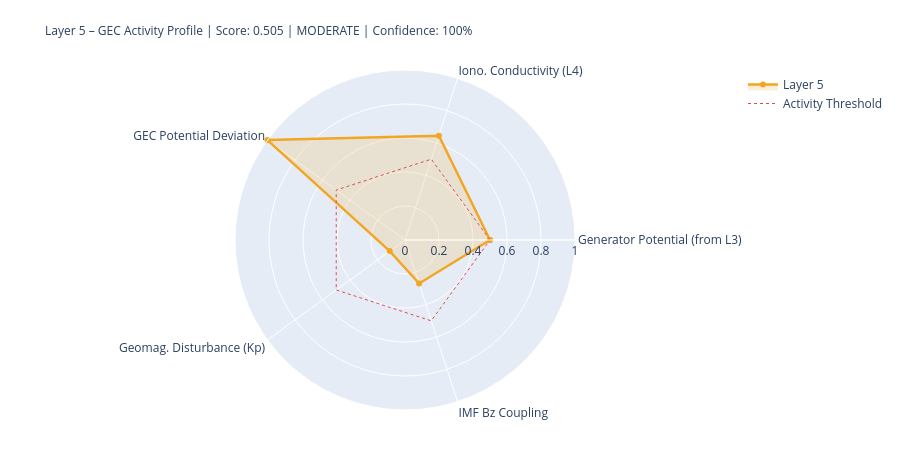

Source (notebook cell):
### Markdown cell above
---
## 5. State Assessment & Handoff to Layer 6

### Code cell
# ============================================================
# LAYER-5-SCORE
# ============================================================

# Components
# 1) Generator activity (Layer-3-driven)
gen_score = norm(generator_strength, 0.3, 2.0)
gen_src   = 'from_layer3' if l3_thunder_score is not None else 'estimated'

# 2) Ionospheric conductivity (Layer-4-driven)
iono_score = norm(iono_cond_factor, 0.7, 1.4)
iono_src   = 'from_layer4' if l4_ioniz is not None else 'estimated'

# 3) GEC potential deviation from reference
pot_score = norm(abs(delta_V_pct), 0, 30)  # 0 = at reference, 1 = 30% deviation
pot_src   = 'derived'

# 4) Geomagnetic disturbance (Kp) – modulates vertical currents
kp_score = norm(kp_val, 0, 9)
kp_src   = 'primary' if kp_now is not None else 'from_layer4'

# 5) IMF Bz coupling (southward = stronger M-I coupling → GEC influence)
bz_score = norm(-(bz_now or 0), -5, 30) if bz_now is not None else None
bz_src   = 'primary' if bz_now is not None else 'missing'

COMPONENTS = {
    'Generator Potential (from L3)':  {'score': gen_score,   'source': 'derived_from_layer3', 'dynamic': True},
    'Iono. Conductivity (L4)':      {'score': iono_score,  'source': iono_src, 'dynamic': True},
    'GEC Potential Deviation':      {'score': pot_score,   'source': pot_src,  'dynamic': True},
    'Geomag. Disturbance (Kp)':         {'score': kp_score,    'source': kp_src,   'dynamic': True},
    'IMF Bz Coupling':               {'score': bz_score,    'source': bz_src,   'dynamic': True},
}

available   = {k: v['score'] for k, v in COMPONENTS.items() if v['score'] is not None}
unavailable = [k for k, v in COMPONENTS.items() if v['score'] is None]
layer5_score = round(sum(available.values()) / len(available), 4) if available else None
confidence   = round(len(available) / len(COMPONENTS), 2)
level = ('unknown' if layer5_score is None
         else 'quiet'   if layer5_score < 0.3
         else 'moderate' if layer5_score < 0.6
         else 'active')
dominant_l5 = max(available, key=available.get) if available else 'none'

# Kp consistency: separate 1-min raw value from score value
kp_1m_raw   = kp_now          # directly from API (can be 0.0 during live measurement)
kp_for_score = kp_val          # from Layer-0 context or estimated value if needed
kp_score_src = kp_src

W = 68
print('=' * W)
print('LAYER 5 – GLOBAL ELECTRIC CIRCUIT – STATE ASSESSMENT')
print('=' * W)
for name, comp in COMPONENTS.items():
    s = comp['score']
    if s is not None:
        bar = '█' * int(s*20) + '░' * (20-int(s*20))
        print(f'  {name:<34} {bar}  {s:.3f}  [{comp["source"]}]')
    else:
        print(f'  {name:<34} {"─"*20}  n/a   [missing]')
print('-' * W)
print(f'  Score:         {layer5_score:.3f}  ({len(available)}/{len(COMPONENTS)} components)')
print(f'  Confidence:    {confidence:.0%}')
print(f'  Level:         {level.upper()}')
print(f'  Dominant:      {dominant_l5}')
print(f'  V_iono:        {V_iono_mod:.1f} kV  (Δ {delta_V_pct:+.1f}% vs. Ref)')
print(f'  I_total:       {I_total_mod:.1f} A   (Δ {delta_I_pct:+.1f}% vs. Ref)')
print('=' * W)

# Radar
cats   = list(available.keys())
vals_r = list(available.values())
if len(cats) >= 3:
    fig = go.Figure()
    fig.add_trace(go.Scatterpolar(
        r=vals_r + [vals_r[0]], theta=cats + [cats[0]],
        fill='toself', fillcolor='rgba(242,166,35,0.18)',
        line=dict(color='#F2A623', width=2.5), name='Layer 5'
    ))
    fig.add_trace(go.Scatterpolar(
        r=[0.5]*(len(cats)+1), theta=cats+[cats[0]],
        line=dict(color='#E24B4A', dash='dot', width=1),
        mode='lines', name='Activity Threshold'
    ))
    fig.update_layout(
        title=dict(
            text=f'Layer 5 – GEC Activity Profile | Score: {layer5_score:.3f} | {level.upper()} | Confidence: {confidence:.0%}',
            font=dict(size=12)
        ),
        polar=dict(radialaxis=dict(visible=True, range=[0,1])),
        height=450, showlegend=True,
        margin=dict(l=80, r=80, t=70, b=40)
    )
    fig.show()

### Figure 1 — Plotly figure (JSON) as saved in the notebook; plotly's stock layout.template omitted (floating-point values rounded to 4 significant figures)
{"data": [{"fill": "toself", "fillcolor": "rgba(242,166,35,0.18)", "line": {"color": "#F2A623", "width": 2.5}, "name": "Layer 5", "r": [0.5, 0.6454, 1.0, 0.1111, 0.2691, 0.5], "theta": ["Generator Potential (from L3)", "Iono. Conductivity (L4)", "GEC Potential Deviation", "Geomag. Disturbance (Kp)", "IMF Bz Coupling", "Generator Potential (from L3)"], "type": "scatterpolar"}, {"line": {"color": "#E24B4A", "dash": "dot", "width": 1}, "mode": "lines", "name": "Activity Threshold", "r": [0.5, 0.5, 0.5, 0.5, 0.5, 0.5], "theta": ["Generator Potential (from L3)", "Iono. Conductivity (L4)", "GEC Potential Deviation", "Geomag. Disturbance (Kp)", "IMF Bz Coupling", "Generator Potential (from L3)"], "type": "scatterpolar"}], "layout": {"height": 450, "margin": {"b": 40, "l": 80, "r": 80, "t": 70}, "polar": {"radialaxis": {"range": [0, 1], "visible": true}}, "showlegend": true, "title": {"font": {"size": 12}, "text": "Layer 5 – GEC Activity Profile | Score: 0.505 | MODERATE | Confidence: 100%"}}}
